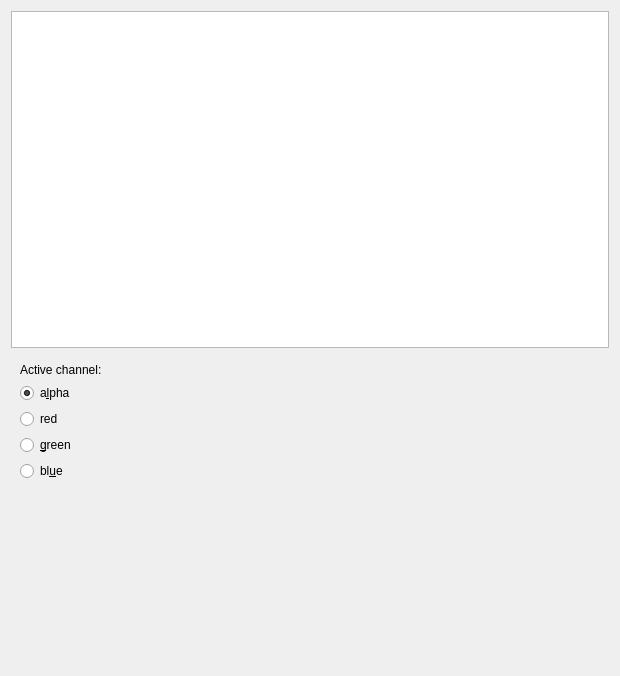
<?xml version="1.0" encoding="UTF-8"?>
<ui version="4.0">
 <class>GraphWidget</class>
 <widget class="QWidget" name="GraphWidget">
  <property name="geometry">
   <rect>
    <x>0</x>
    <y>0</y>
    <width>620</width>
    <height>676</height>
   </rect>
  </property>
  <property name="sizePolicy">
   <sizepolicy hsizetype="Preferred" vsizetype="Preferred">
    <horstretch>0</horstretch>
    <verstretch>0</verstretch>
   </sizepolicy>
  </property>
  <property name="mouseTracking">
   <bool>false</bool>
  </property>
  <property name="windowTitle">
   <string>Volume TF</string>
  </property>
  <layout class="QVBoxLayout" name="verticalLayout_2">
   <item>
    <widget class="QGraphicsView" name="graphicsView">
     <property name="sizePolicy">
      <sizepolicy hsizetype="Expanding" vsizetype="Expanding">
       <horstretch>0</horstretch>
       <verstretch>2</verstretch>
      </sizepolicy>
     </property>
    </widget>
   </item>
   <item>
    <widget class="QWidget" name="controlsWidget" native="true">
     <property name="sizePolicy">
      <sizepolicy hsizetype="Preferred" vsizetype="Preferred">
       <horstretch>0</horstretch>
       <verstretch>0</verstretch>
      </sizepolicy>
     </property>
     <layout class="QHBoxLayout" name="horizontalLayout">
      <item>
       <layout class="QVBoxLayout" name="verticalLayout">
        <item>
         <widget class="QLabel" name="label">
          <property name="text">
           <string>Active channel:</string>
          </property>
         </widget>
        </item>
        <item>
         <widget class="QRadioButton" name="rbAlpha">
          <property name="text">
           <string>a&amp;lpha</string>
          </property>
          <property name="checked">
           <bool>true</bool>
          </property>
         </widget>
        </item>
        <item>
         <widget class="QRadioButton" name="rbRed">
          <property name="text">
           <string>red</string>
          </property>
         </widget>
        </item>
        <item>
         <widget class="QRadioButton" name="rbGreen">
          <property name="text">
           <string>&amp;green</string>
          </property>
         </widget>
        </item>
        <item>
         <widget class="QRadioButton" name="rbBlue">
          <property name="text">
           <string>bl&amp;ue</string>
          </property>
         </widget>
        </item>
       </layout>
      </item>
      <item>
       <spacer name="horizontalSpacer">
        <property name="orientation">
         <enum>Qt::Horizontal</enum>
        </property>
        <property name="sizeHint" stdset="0">
         <size>
          <width>463</width>
          <height>20</height>
         </size>
        </property>
       </spacer>
      </item>
     </layout>
    </widget>
   </item>
   <item>
    <widget class="QWidget" name="widget" native="true">
     <property name="sizePolicy">
      <sizepolicy hsizetype="Expanding" vsizetype="Expanding">
       <horstretch>0</horstretch>
       <verstretch>1</verstretch>
      </sizepolicy>
     </property>
    </widget>
   </item>
  </layout>
 </widget>
 <resources/>
 <connections>
  <connection>
   <sender>rbAlpha</sender>
   <signal>toggled(bool)</signal>
   <receiver>GraphWidget</receiver>
   <slot>OnChannelButtonToggled(bool)</slot>
   <hints>
    <hint type="sourcelabel">
     <x>48</x>
     <y>321</y>
    </hint>
    <hint type="destinationlabel">
     <x>1</x>
     <y>321</y>
    </hint>
   </hints>
  </connection>
  <connection>
   <sender>rbRed</sender>
   <signal>toggled(bool)</signal>
   <receiver>GraphWidget</receiver>
   <slot>OnChannelButtonToggled(bool)</slot>
   <hints>
    <hint type="sourcelabel">
     <x>47</x>
     <y>341</y>
    </hint>
    <hint type="destinationlabel">
     <x>7</x>
     <y>351</y>
    </hint>
   </hints>
  </connection>
  <connection>
   <sender>rbGreen</sender>
   <signal>toggled(bool)</signal>
   <receiver>GraphWidget</receiver>
   <slot>OnChannelButtonToggled(bool)</slot>
   <hints>
    <hint type="sourcelabel">
     <x>64</x>
     <y>363</y>
    </hint>
    <hint type="destinationlabel">
     <x>7</x>
     <y>381</y>
    </hint>
   </hints>
  </connection>
  <connection>
   <sender>rbBlue</sender>
   <signal>toggled(bool)</signal>
   <receiver>GraphWidget</receiver>
   <slot>OnChannelButtonToggled(bool)</slot>
   <hints>
    <hint type="sourcelabel">
     <x>46</x>
     <y>379</y>
    </hint>
    <hint type="destinationlabel">
     <x>6</x>
     <y>409</y>
    </hint>
   </hints>
  </connection>
 </connections>
 <slots>
  <slot>OnChannelButtonToggled(bool)</slot>
 </slots>
</ui>
